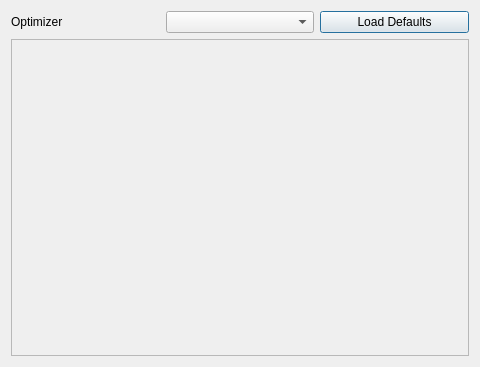
<?xml version="1.0" encoding="UTF-8"?>
<ui version="4.0">
 <class>Dialog</class>
 <widget class="QDialog" name="Dialog">
  <property name="windowModality">
   <enum>Qt::WindowModality::ApplicationModal</enum>
  </property>
  <property name="geometry">
   <rect>
    <x>0</x>
    <y>0</y>
    <width>480</width>
    <height>367</height>
   </rect>
  </property>
  <property name="sizePolicy">
   <sizepolicy hsizetype="Fixed" vsizetype="Fixed">
    <horstretch>0</horstretch>
    <verstretch>0</verstretch>
   </sizepolicy>
  </property>
  <property name="windowTitle">
   <string>Optimizer Settings</string>
  </property>
  <property name="sizeGripEnabled">
   <bool>false</bool>
  </property>
  <property name="modal">
   <bool>true</bool>
  </property>
  <layout class="QGridLayout" name="gridLayout">
   <item row="0" column="1">
    <widget class="QLabel" name="label">
     <property name="text">
      <string>Optimizer</string>
     </property>
    </widget>
   </item>
   <item row="0" column="3">
    <widget class="QPushButton" name="loadDefaultsBtn">
     <property name="toolTip">
      <string>Load default settings for the selected optimizer</string>
     </property>
     <property name="text">
      <string>Load Defaults</string>
     </property>
    </widget>
   </item>
   <item row="0" column="2">
    <widget class="QComboBox" name="optimizerCmb">
     <property name="toolTip">
      <string>The type of optimizer</string>
     </property>
    </widget>
   </item>
   <item row="1" column="1" colspan="3">
    <widget class="QScrollArea" name="scrollArea">
     <property name="widgetResizable">
      <bool>true</bool>
     </property>
     <widget class="QWidget" name="scrollAreaWidgetContents">
      <property name="geometry">
       <rect>
        <x>0</x>
        <y>0</y>
        <width>460</width>
        <height>315</height>
       </rect>
      </property>
      <layout class="QGridLayout" name="gridLayout_2">
       <item row="0" column="0">
        <layout class="QGridLayout" name="optimizerLay"/>
       </item>
      </layout>
     </widget>
    </widget>
   </item>
  </layout>
 </widget>
 <tabstops>
  <tabstop>optimizerCmb</tabstop>
  <tabstop>loadDefaultsBtn</tabstop>
 </tabstops>
 <resources/>
 <connections/>
</ui>
